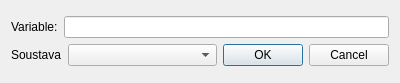
<?xml version="1.0" encoding="UTF-8"?>
<ui version="4.0">
 <class>InputDialog</class>
 <widget class="QDialog" name="InputDialog">
  <property name="geometry">
   <rect>
    <x>0</x>
    <y>0</y>
    <width>400</width>
    <height>83</height>
   </rect>
  </property>
  <property name="windowTitle">
   <string>Dialog</string>
  </property>
  <layout class="QGridLayout" name="gridLayout">
   <item row="0" column="0">
    <layout class="QVBoxLayout" name="verticalLayout">
     <item>
      <layout class="QHBoxLayout" name="horizontalLayout">
       <item>
        <widget class="QLabel" name="label">
         <property name="text">
          <string>Variable:</string>
         </property>
        </widget>
       </item>
       <item>
        <widget class="QLineEdit" name="lineEdit"/>
       </item>
      </layout>
     </item>
     <item>
      <layout class="QHBoxLayout" name="horizontalLayout_2">
       <item>
        <widget class="QLabel" name="base">
         <property name="text">
          <string>Soustava</string>
         </property>
        </widget>
       </item>
       <item>
        <widget class="QComboBox" name="comboBox">
         <property name="sizePolicy">
          <sizepolicy hsizetype="Expanding" vsizetype="Fixed">
           <horstretch>0</horstretch>
           <verstretch>0</verstretch>
          </sizepolicy>
         </property>
        </widget>
       </item>
       <item>
        <widget class="QDialogButtonBox" name="buttonBox">
         <property name="orientation">
          <enum>Qt::Horizontal</enum>
         </property>
         <property name="standardButtons">
          <set>QDialogButtonBox::Cancel|QDialogButtonBox::Ok</set>
         </property>
        </widget>
       </item>
      </layout>
     </item>
    </layout>
   </item>
  </layout>
 </widget>
 <resources/>
 <connections>
  <connection>
   <sender>buttonBox</sender>
   <signal>accepted()</signal>
   <receiver>InputDialog</receiver>
   <slot>accept()</slot>
   <hints>
    <hint type="sourcelabel">
     <x>248</x>
     <y>254</y>
    </hint>
    <hint type="destinationlabel">
     <x>157</x>
     <y>274</y>
    </hint>
   </hints>
  </connection>
  <connection>
   <sender>buttonBox</sender>
   <signal>rejected()</signal>
   <receiver>InputDialog</receiver>
   <slot>reject()</slot>
   <hints>
    <hint type="sourcelabel">
     <x>316</x>
     <y>260</y>
    </hint>
    <hint type="destinationlabel">
     <x>286</x>
     <y>274</y>
    </hint>
   </hints>
  </connection>
 </connections>
</ui>
